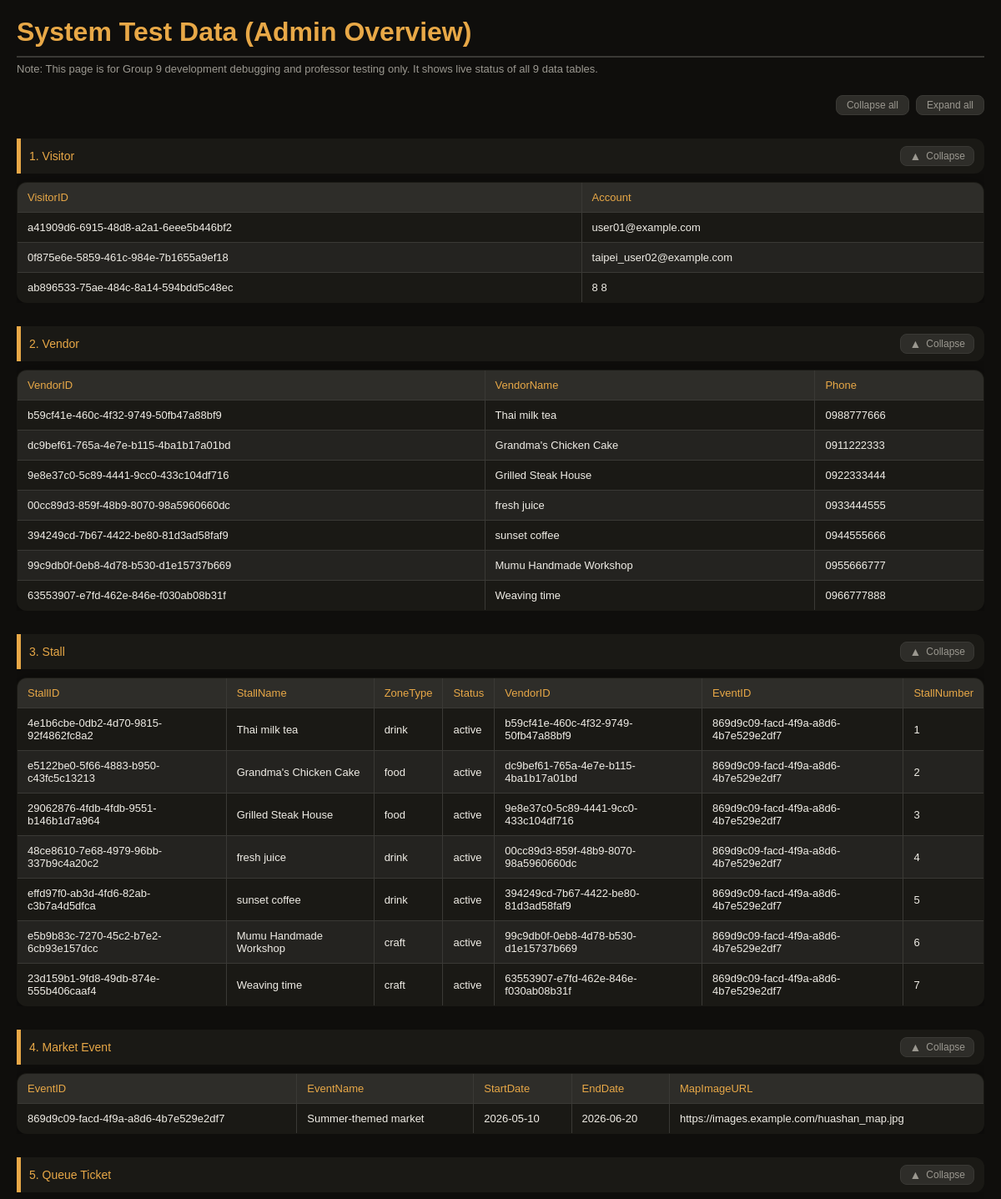
Page /admin_dashboard (upper part) on the committed database.
### app.py (models this page shows, shortened)
class Visitor(db.Model):
    __tablename__ = 'visitor'
    visitor_id    = db.Column(db.String(36), primary_key=True, default=lambda: str(uuid.uuid4()))
    account       = db.Column(db.String(50), unique=True, nullable=False)
    password_hash = db.Column(db.String(255), nullable=False)
    queue_tickets = db.relationship('QueueTicket', backref='visitor', lazy=True)
    orders        = db.relationship('Order', backref='visitor', lazy=True)

class Vendor(db.Model):
    __tablename__ = 'vendor'
    vendor_id     = db.Column(db.String(36), primary_key=True, default=lambda: str(uuid.uuid4()))
    account       = db.Column(db.String(50), unique=True, nullable=False)
    password_hash = db.Column(db.String(255), nullable=False)
    name          = db.Column(db.String(50), nullable=False)
    phone         = db.Column(db.String(20))
    stall         = db.relationship('Stall', backref='vendor', uselist=False)

class Stall(db.Model):
    __tablename__ = 'stall'
    stall_id      = db.Column(db.String(36), primary_key=True, default=lambda: str(uuid.uuid4()))
    stall_name    = db.Column(db.String(100), nullable=False)
    zone_type     = db.Column(db.String(20))
    status        = db.Column(db.String(20), default='active')
    vendor_id     = db.Column(db.String(36), db.ForeignKey('vendor.vendor_id'), unique=True)
    event_id      = db.Column(db.String(36), db.ForeignKey('event.event_id'))
    products      = db.relationship('Product', secondary=offers, backref='stalls', lazy=True)
    queue_tickets = db.relationship('QueueTicket', backref='stall', lazy=True)
    orders        = db.relationship('Order', backref='stall', lazy=True)
    stall_number  = db.Column(db.Integer, unique=True, nullable=True)

class Event(db.Model):
    __tablename__ = 'event'
    event_id      = db.Column(db.String(36), primary_key=True, default=lambda: str(uuid.uuid4()))
    event_name    = db.Column(db.String(100), nullable=False)
    start_date    = db.Column(db.String(20))
    end_date      = db.Column(db.String(20))
    map_image_url = db.Column(db.String(255))
    stalls        = db.relationship('Stall', backref='event', lazy=True)

### app.py (the view)
@app.route('/admin_dashboard')
def admin_dashboard():
    try:
        all_visitors = [{'VisitorID': v.visitor_id, 'Account': v.account} for v in Visitor.query.all()]
        all_vendors = [{'VendorID': v.vendor_id, 'VendorName': v.name, 'Phone': v.phone} for v in Vendor.query.all()]
        all_stalls = [{'StallID': s.stall_id, 'StallName': s.stall_name, 'ZoneType': s.zone_type, 'Status': s.status, 'VendorID': s.vendor_id, 'EventID': s.event_id, "StallNumber": s.stall_number} for s in Stall.query.all()]
        all_events = [{'EventID': e.event_id, 'EventName': e.event_name, 'StartDate': e.start_date, 'EndDate': e.end_date, 'MapImageURL': e.map_image_url} for e in Event.query.all()]
        all_tickets = [{'TicketNumber': t.ticket_number, 'WaitTime': t.expected_wait_time, 'Status': t.status, 'StallID': t.stall_id, 'VisitorID': t.visitor_id} for t in QueueTicket.query.all()]
        all_products = [{'ProductID': p.product_id, 'ProductName': p.name, 'Price': p.price} for p in Product.query.all()]
        all_orders = [{'OrderID': o.order_id, 'OrderTime': o.order_time, 'Status': o.status, 'VisitorID': o.visitor_id, 'StallID': o.stall_id, 'PaymentMethod': 'Cash'} for o in Order.query.all()]
        all_offers = [dict(row) for row in db.session.execute(text("SELECT stall_id as StallID, product_id as ProductID FROM offers")).mappings()]
        all_includes = [dict(row) for row in db.session.execute(text("SELECT order_id as OrderID, product_id as ProductID, quantity as Quantity, sold_price as SoldPrice FROM includes")).mappings()]
    except Exception as e:
        print(f"Database read error: {e}")
        all_visitors, all_vendors, all_stalls = [], [], []
        all_events, all_tickets, all_products = [], [], []
        all_orders, all_offers, all_includes = [], [], []
    return render_template(
        'admin.html',
        visitors=all_visitors, vendors=all_vendors, stalls=all_stalls,
        events=all_events, tickets=all_tickets, products=all_products,
        orders=all_orders, offers=all_offers, includes=all_includes
    )

### templates/admin.html (shortened to what this page needs)
<!DOCTYPE html>
<html lang="en">
<head>
</head>
<body>
<h1>System Test Data (Admin Overview)</h1>
<p class="subtitle">Note: This page is for Group 9 development debugging and professor testing only. It shows live status of all 9 data tables.</p>
<div class="collapse-all-bar">
    <button class="ctrl-btn" onclick="setAll(false)">Collapse all</button>
    <button class="ctrl-btn" onclick="setAll(true)">Expand all</button>
</div>
<div class="section">
    <div class="section-header" onclick="toggle(this)">
        <span class="section-title">1. Visitor</span>
        <button class="toggle-btn">
            <span class="toggle-icon">▲</span>
            <span class="toggle-label">Collapse</span>
        </button>
    </div>
    <div class="section-body">
        <table>
            <thead><tr><th>VisitorID</th><th>Account</th></tr></thead>
            <tbody>
                {% for visitor in visitors %}
                <tr><td>{{ visitor['VisitorID'] }}</td><td>{{ visitor['Account'] }}</td></tr>
                {% else %}
                <tr><td colspan="2" class="empty-msg">No visitor data found</td></tr>
                {% endfor %}
            </tbody>
        </table>
    </div>
</div>
<div class="section">
    <div class="section-header" onclick="toggle(this)">
        <span class="section-title">2. Vendor</span>
        <button class="toggle-btn">
            <span class="toggle-icon">▲</span>
            <span class="toggle-label">Collapse</span>
        </button>
    </div>
    <div class="section-body">
        <table>
            <thead><tr><th>VendorID</th><th>VendorName</th><th>Phone</th></tr></thead>
            <tbody>
                {% for vendor in vendors %}
                <tr><td>{{ vendor['VendorID'] }}</td><td>{{ vendor['VendorName'] }}</td><td>{{ vendor['Phone'] }}</td></tr>
                {% else %}
                <tr><td colspan="3" class="empty-msg">No vendor data found</td></tr>
                {% endfor %}
            </tbody>
        </table>
    </div>
</div>
<div class="section">
    <div class="section-header" onclick="toggle(this)">
        <span class="section-title">3. Stall</span>
        <button class="toggle-btn">
            <span class="toggle-icon">▲</span>
            <span class="toggle-label">Collapse</span>
        </button>
    </div>
    <div class="section-body">
        <table>
            <thead>
                <tr><th>StallID</th><th>StallName</th><th>ZoneType</th><th>Status</th><th>VendorID</th><th>EventID</th><th>StallNumber</th></tr>
            </thead>
            <tbody>
                {% for stall in stalls %}
                <tr>
                    <td>{{ stall['StallID'] }}</td>
                    <td>{{ stall['StallName'] }}</td>
                    <td>{{ stall['ZoneType'] }}</td>
                    <td class="{% if stall['Status'] == 'Green' %}status-green{% elif stall['Status'] == 'Yellow' %}status-yellow{% elif stall['Status'] == 'Red' %}status-red{% endif %}">
                        {{ stall['Status'] }}
                    </td>
                    <td>{{ stall['VendorID'] }}</td>
                    <td>{{ stall['EventID'] }}</td>
                    <td>{{ stall['StallNumber'] }}</td>
                </tr>
                {% else %}
                <tr><td colspan="7" class="empty-msg">No stall data found</td></tr>
                {% endfor %}
            </tbody>
        </table>
    </div>
</div>
<div class="section">
    <div class="section-header" onclick="toggle(this)">
        <span class="section-title">4. Market Event</span>
        <button class="toggle-btn">
            <span class="toggle-icon">▲</span>
            <span class="toggle-label">Collapse</span>
        </button>
    </div>
    <div class="section-body">
        <table>
            <thead><tr><th>EventID</th><th>EventName</th><th>StartDate</th><th>EndDate</th><th>MapImageURL</th></tr></thead>
            <tbody>
                {% for event in events %}
                <tr><td>{{ event['EventID'] }}</td><td>{{ event['EventName'] }}</td><td>{{ event['StartDate'] }}</td><td>{{ event['EndDate'] }}</td><td>{{ event['MapImageURL'] }}</td></tr>
                {% else %}
                <tr><td colspan="5" class="empty-msg">No event data found</td></tr>
                {% endfor %}
            </tbody>
        </table>
    </div>
</div>
<div class="section">
    <div class="section-header" onclick="toggle(this)">
        <span class="section-title">5. Queue Ticket</span>
        <button class="toggle-btn">
            <span class="toggle-icon">▲</span>
            <span class="toggle-label">Collapse</span>
        </button>
    </div>
    <div class="section-body">
    </div>
</div>
</body>
</html>

### templates/admin.html (style rules this page uses)
:root { --bg: #0f0e0c; --bg2: #1a1915; --bg3: #242320; --surface: #2e2d29; --border: #3a3935; --text: #f0ede6; --text-muted:#9b9890; --accent: #e8a847; --accent2: #d4763b; --green: #4caf82; --yellow: #e8c547; --red: #e85b47; --radius: 12px; --radius-lg: 20px; --shadow: 0 4px 24px rgba(0,0,0,0.4); }
* { box-sizing: border-box; margin: 0; padding: 0; }
body { font-family: 'Arial', sans-serif; padding: 20px; background-color: var(--bg); color: var(--text); }
h1 { color: var(--accent); border-bottom: 2px solid var(--border); padding-bottom: 10px; margin-bottom: 6px; }
.subtitle { color: var(--text-muted); font-size: 13px; margin-bottom: 24px; }
.collapse-all-bar { display: flex; justify-content: flex-end; gap: 8px; margin-bottom: 4px; }
.ctrl-btn { font-size: 12px; color: var(--text-muted); background: var(--surface); border: 1px solid var(--border); border-radius: 8px; padding: 4px 12px; cursor: pointer; transition: color 0.15s, background 0.15s; }
.section { margin-top: 28px; }
.section-header { display: flex; align-items: center; justify-content: space-between; background: var(--bg2); border-left: 5px solid var(--accent); border-radius: 0 var(--radius) var(--radius) 0; padding: 9px 12px 9px 10px; cursor: pointer; user-select: none; transition: background 0.15s; }
.section-title { color: var(--accent); font-size: 14px; font-weight: 500; }
.toggle-btn { display: flex; align-items: center; gap: 6px; color: var(--text-muted); font-size: 12px; background: var(--surface); border: 1px solid var(--border); border-radius: 8px; padding: 3px 10px; cursor: pointer; transition: color 0.15s, background 0.15s; }
.toggle-icon { font-size: 14px; display: inline-block; transition: transform 0.25s; }
.section-body { overflow: hidden; transition: max-height 0.3s ease, opacity 0.3s ease; max-height: 2000px; opacity: 1; }
table { border-collapse: collapse; width: 100%; max-width: 1200px; margin: 10px 0 0; background-color: var(--bg2); border: 1px solid var(--border); border-radius: var(--radius); overflow: hidden; box-shadow: var(--shadow); }
th, td { border: 1px solid var(--border); padding: 10px 12px; text-align: left; font-size: 13px; }
th { background-color: var(--surface); color: var(--accent); font-weight: 500; }
tr:nth-child(even) td { background-color: var(--bg3); }

### rows in the picture
Visitor: VisitorID "a41909d6-6915-48d8-a2a1-6eee5b446bf2", Account "user01@example.com"
Visitor: VisitorID "0f875e6e-5859-461c-984e-7b1655a9ef18", Account "taipei_user02@example.com"
Visitor: VisitorID "ab896533-75ae-484c-8a14-594bdd5c48ec", Account "8 8"
Vendor: VendorID "b59cf41e-460c-4f32-9749-50fb47a88bf9", VendorName "Thai milk tea", Phone "0988777666"
Vendor: VendorID "dc9bef61-765a-4e7e-b115-4ba1b17a01bd", VendorName "Grandma's Chicken Cake", Phone "0911222333"
Vendor: VendorID "9e8e37c0-5c89-4441-9cc0-433c104df716", VendorName "Grilled Steak House", Phone "0922333444"
Vendor: VendorID "00cc89d3-859f-48b9-8070-98a5960660dc", VendorName "fresh juice", Phone "0933444555"
Vendor: VendorID "394249cd-7b67-4422-be80-81d3ad58faf9", VendorName "sunset coffee", Phone "0944555666"
Vendor: VendorID "99c9db0f-0eb8-4d78-b530-d1e15737b669", VendorName "Mumu Handmade Workshop", Phone "0955666777"
Vendor: VendorID "63553907-e7fd-462e-846e-f030ab08b31f", VendorName "Weaving time", Phone "0966777888"
Stall: StallID "4e1b6cbe-0db2-4d70-9815-92f4862fc8a2", StallName "Thai milk tea", ZoneType "drink", Status "active", VendorID "b59cf41e-460c-4f32-9749-50fb47a88bf9", EventID "869d9c09-facd-4f9a-a8d6-4b7e529e2df7", StallNumber "1"
Stall: StallID "e5122be0-5f66-4883-b950-c43fc5c13213", StallName "Grandma's Chicken Cake", ZoneType "food", Status "active", VendorID "dc9bef61-765a-4e7e-b115-4ba1b17a01bd", EventID "869d9c09-facd-4f9a-a8d6-4b7e529e2df7", StallNumber "2"
Stall: StallID "29062876-4fdb-4fdb-9551-b146b1d7a964", StallName "Grilled Steak House", ZoneType "food", Status "active", VendorID "9e8e37c0-5c89-4441-9cc0-433c104df716", EventID "869d9c09-facd-4f9a-a8d6-4b7e529e2df7", StallNumber "3"
Stall: StallID "48ce8610-7e68-4979-96bb-337b9c4a20c2", StallName "fresh juice", ZoneType "drink", Status "active", VendorID "00cc89d3-859f-48b9-8070-98a5960660dc", EventID "869d9c09-facd-4f9a-a8d6-4b7e529e2df7", StallNumber "4"
Stall: StallID "effd97f0-ab3d-4fd6-82ab-c3b7a4d5dfca", StallName "sunset coffee", ZoneType "drink", Status "active", VendorID "394249cd-7b67-4422-be80-81d3ad58faf9", EventID "869d9c09-facd-4f9a-a8d6-4b7e529e2df7", StallNumber "5"
Stall: StallID "e5b9b83c-7270-45c2-b7e2-6cb93e157dcc", StallName "Mumu Handmade Workshop", ZoneType "craft", Status "active", VendorID "99c9db0f-0eb8-4d78-b530-d1e15737b669", EventID "869d9c09-facd-4f9a-a8d6-4b7e529e2df7", StallNumber "6"
Stall: StallID "23d159b1-9fd8-49db-874e-555b406caaf4", StallName "Weaving time", ZoneType "craft", Status "active", VendorID "63553907-e7fd-462e-846e-f030ab08b31f", EventID "869d9c09-facd-4f9a-a8d6-4b7e529e2df7", StallNumber "7"
Event: EventID "869d9c09-facd-4f9a-a8d6-4b7e529e2df7", EventName "Summer-themed market", StartDate "2026-05-10", EndDate "2026-06-20", MapImageURL "https://images.example.com/huashan_map.jpg"
